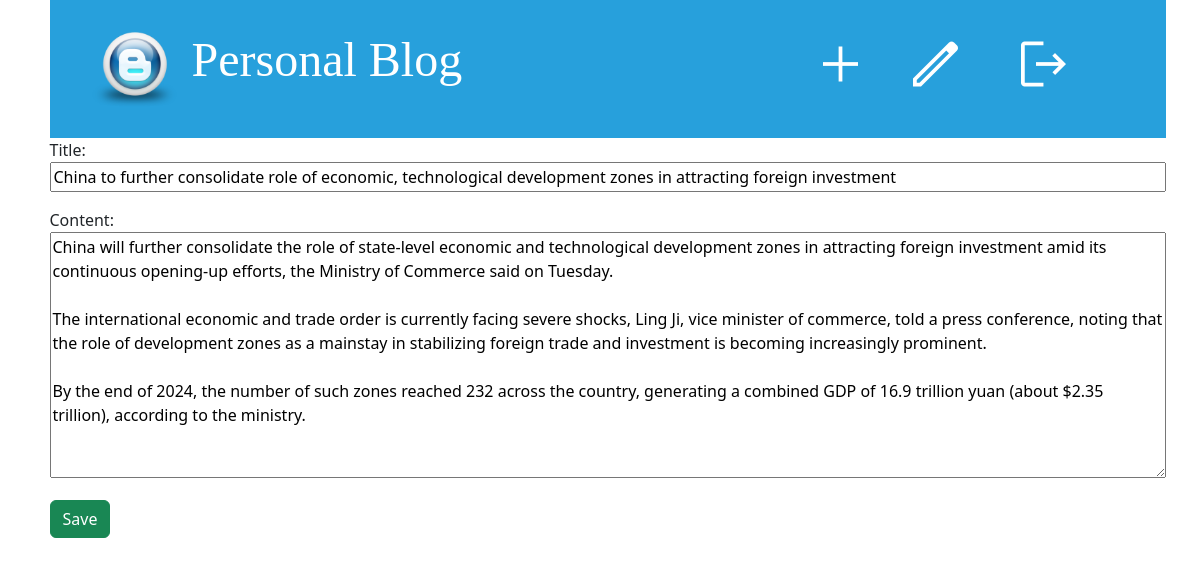
The app's page /post-update/12/ (signed in) with its own data.
### blog_app/models.py (models this page shows, shortened)
class Post(models.Model):
    title = models.CharField(max_length=256)
    content = models.TextField()
    author = models.ForeignKey("auth.User", on_delete=models.CASCADE)
    created_at = models.DateTimeField(auto_now_add=True) #ahile ko date and time automatically halxa
    updated_at = models.DateTimeField(auto_now=True) #harek choti update hunxa
    published_at = models.DateTimeField(null=True, blank=True)

### blog_app/views.py (the view, shortened to what this page needs)
# urls.py: path("post-update/<int:pk>/", views.PostUpdateView.as_view(), name="post-update"),
class PostUpdateView(LoginRequiredMixin, UpdateView):
    model = Post
    template_name = "post_create.html"
    form_class = PostForm

### blog_app/forms.py
class PostForm(forms.ModelForm):
    class Meta:
        model = Post
        fields = ["title", "content"]

### templates/post_create.html (shortened to what this page needs)
{% extends "base.html" %}
{% block content %}
<form action="" method="post" class="post-form">
    {{ form.as_p}}
    <button type="submit" class="btn btn-success">Save</button>
</form>
{% endblock content %}

### static/css/blog.css (style rules this page uses)
body { padding-left: 15px; }
.post-form textarea, .post-form input { width: 100%; }

### records on screen
Post: title "China to further consolidate role of economic, technological development zones in attracting foreign investment", content "China will further consolidate the role of state-level economic and technological development zones in attracting foreign investment amid its continuous opening-up efforts, the Ministry of Commerce said on Tuesday. The international economic and trade order is currently facing severe shocks, Ling Ji, vice minister of commerce, told a press conference, noting that the role of development zones as a mainstay in stabilizing foreign trade and investment is becoming increasingly prominent. By the end of 2024, the number of such zones reached 232 across the country, generating a combined GDP of 16.9 trillion yuan (about $2.35 trillion), according to the ministry."
